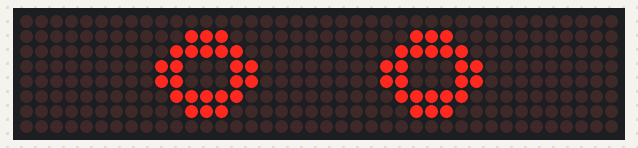
This sketch was run on a simulated Arduino Uno, built with avr-gcc and run on an emulated ATmega328P. Shown: 40×8 LED matrix.

Above: at 0.1 s.
At 2.33 s:
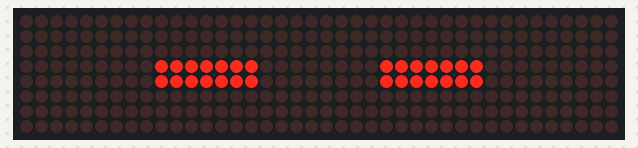

The sketch:

Blinking_Eyes.ino
```cpp
//We always have to include the library
#include "LedControl.h"

/*
 Now we need a LedControl to work with.
 ***** These pin numbers will probably not work with your hardware *****
 pin 12 is connected to the DataIn
 pin 11 is connected to the CLK
 pin 10 is connected to LOAD
 ***** Please set the number of devices you have *****
 But the maximum default of 8 MAX72XX wil also work.
 */
LedControl lc=LedControl(12,11,10,5);


/*
 This time we have more than one device.
 But all of them have to be initialized
 individually.
 */
void setup() {
  //we have already set the number of devices when we created the LedControl
  int devices=lc.getDeviceCount();
  //we have to init all devices in a loop
  for(int address=0;address<devices;address++) {
    /*The MAX72XX is in power-saving mode on startup*/
    lc.shutdown(address,false);
    /* Set the brightness to a medium values */
    lc.setIntensity(address,3);
    /* and clear the display */
    lc.clearDisplay(address);
  }
}

void loop()
{
  lc.setRow(1,1,B00011100);
  lc.setRow(1,2,B00111110);
  lc.setRow(1,3,B01100011);
  lc.setRow(1,4,B01100011);
  lc.setRow(1,5,B00111110);
  lc.setRow(1,6,B00011100);
  //
  lc.setRow(3,1,B00111000);
  lc.setRow(3,2,B01111100);
  lc.setRow(3,3,B11000110);
  lc.setRow(3,4,B11000110);
  lc.setRow(3,5,B01111100);
  lc.setRow(3,6,B00111000);
  delay(2100);
  lc.setRow(1,1,B00000000);
  lc.setRow(1,2,B0000000);
  lc.setRow(1,3,B01111111);
  lc.setRow(1,4,B01111111);
  lc.setRow(1,5,B0000000);
  lc.setRow(1,6,B00000000);
  //
  lc.setRow(3,1,B00000000);
  lc.setRow(3,2,B0000000);
  lc.setRow(3,3,B11111110);
  lc.setRow(3,4,B11111110);
  lc.setRow(3,5,B0000000);
  lc.setRow(3,6,B00000000);
  delay(400);
}
```

Measured:
- what the display in image 1 shows lasts 0.4 s, from 2.1 s to 2.5 s
